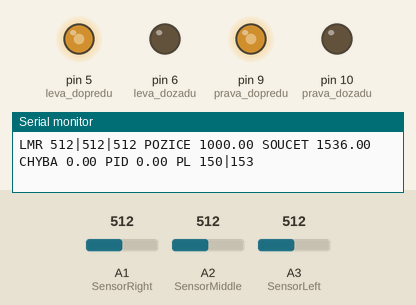
Recording of a sketch running on a simulated Arduino Uno, built with avr-gcc and run on an emulated ATmega328P. Parts: output pins drawn as LEDs (lit = HIGH), the last lines printed to the serial monitor. Inputs (shaded band) come from the test bench; at power-on: A1 (SensorRight) = 512, A2 (SensorMiddle) = 512, A3 (SensorLeft) = 512.

Above: at 1.2 s.
1.3 s: A1 (SensorRight) set to 306
At 1.92 s:
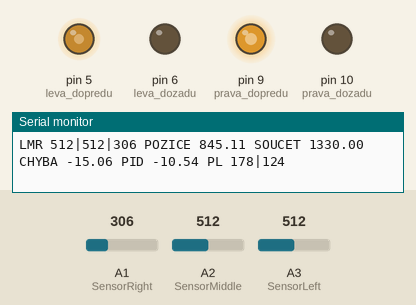
4.3 s: A2 (SensorMiddle) set to 90
At 4.81 s:
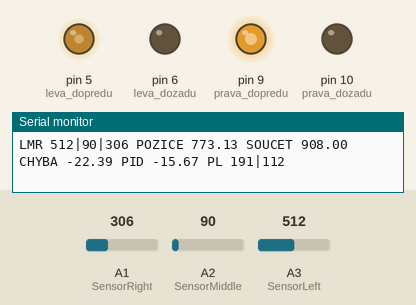
6.5 s: A3 (SensorLeft) set to 0
At 8.0 s:
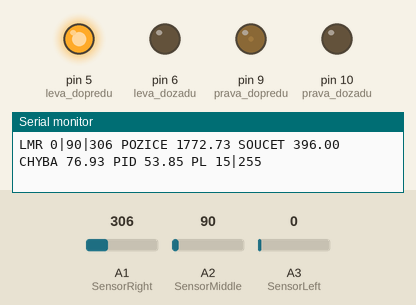
9.5 s: A1 (SensorRight) set to 90
At 11.79 s:
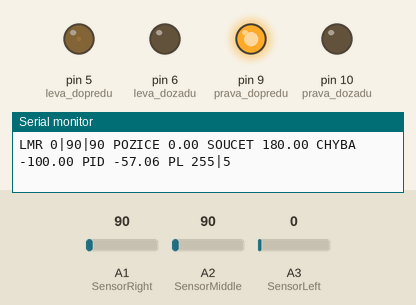
12.5 s: A2 (SensorMiddle) set to 0
At 15.02 s:
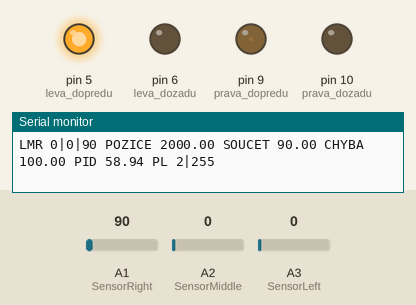
15.5 s: A3 (SensorLeft) set to 110
At 17.08 s:
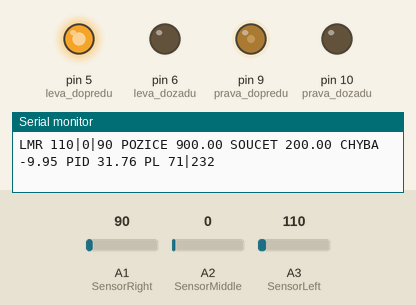
Timing chart, 0 to 65.6 s (numbered marks = the images above; inputs shaded):
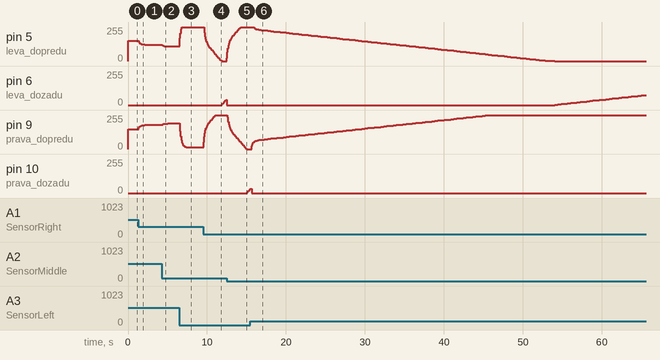

Measured:
- after the input at 1.3 s, pin 5 (leva_dopredu): moves from 153/255 to 122/255 over 0.76 s, starting at once
- after the input at 4.3 s, pin 5 (leva_dopredu): moves from 122/255 to 109/255 over 0.75 s, starting at once; pin 9 (prava_dopredu): moves from 181/255 to 193/255 over 0.75 s, starting at once
- after the input at 6.5 s, pin 5 (leva_dopredu): 109/255 → 170/255 after 0.06 s, → 209/255 0.08 s later, → 237/255 0.08 s later, → 255/255 0.08 s later; pin 9 (prava_dopredu): moves from 193/255 to 15/255 over 0.79 s, starting after 0.06 s
- after the input at 9.5 s, pin 5 (leva_dopredu): moves from 255/255 to 0/255 over 2.3 s, starting after 0.06 s; pin 6 (leva_dozadu): moves from 0/255 to 39/255 over 0.55 s, starting after 2.4 s; pin 9 (prava_dopredu): moves from 15/255 to 255/255 over 1.5 s, starting after 0.06 s
- after the input at 12.5 s, pin 5 (leva_dopredu): moves from 0/255 to 255/255 over 1.8 s, starting at once; pin 9 (prava_dopredu): moves from 255/255 to 0/255 over 2.5 s, starting after 0.08 s; pin 10 (prava_dozadu): moves from 0/255 to 31/255 over 0.39 s, starting after 2.6 s
- after the input at 15.5 s, pin 5 (leva_dopredu): moves from 255/255 to 0/255 over 38.2 s, starting after 0.38 s; pin 6 (leva_dozadu): moves from 0/255 to 74/255 over 11.3 s, starting after 38.5 s; pin 9 (prava_dopredu): moves from 0/255 to 255/255 over 30.0 s, starting after 0.15 s

The sketch:

cara_v3_pid.ino
```cpp
int leva_dopredu = 5;
int leva_dozadu = 6;
int prava_dozadu = 10;
int prava_dopredu = 9;
const int SensorLeft = A3;        // Left sensor input pin
const int SensorMiddle = A2;      // The sensor input pin
const int SensorRight = A1;       // Right sensor input pin

float SL, SM, SR;
float soucet, posledni_cteni, odchylka;

float rychlostMin=0; //50
float rychlostMax=255;
float stred = 1000;

float zaklad = 60; //od -100 do 100
bool pid_adaptivni = true;
float zakladni_pid[] = {0.5, 0, 0.2};
float agresivni_pid[] = {0.2, 0.02, 0.2}; //=zakladni_pid[] -> v setupu se hodnoty srovnaji s zakladni_pid[]
float prah_prechodu = 200; //soucet hodnot senzoru (tohle je neco ve smyslu, že jsou všechny na bile)

float magicka_hodnota = -16423;

void reset_pid(){
 for(int i=0; i<3; i++){
  agresivni_pid[i] = zakladni_pid[i];
 }
}

void setup ()
 {
 if(pid_adaptivni == false) reset_pid();

   Serial.begin (9600);
   pinMode (leva_dopredu, OUTPUT);    // Pin 6 (PWM)
   pinMode (leva_dozadu, OUTPUT);    // Pin 7 (PWM)
   pinMode (prava_dozadu,    OUTPUT);    // Pin 8 (PWM)
   pinMode (prava_dopredu,    OUTPUT);    // Pin 9 (PWM)
   pinMode (SensorLeft, INPUT); // define left Sensors
   pinMode (SensorMiddle, INPUT) ;// definition sensors
   pinMode (SensorRight, INPUT); // definition of the right sensor
 }

float odchylka_pid = 0;
void loop ()
 {
  odchylka = avg_exp(3,chyba(pozice(), 1000));

  //Adaptivni PID regulator
  if(soucet > prah_prechodu){
    odchylka_pid = pid(odchylka, zakladni_pid);
  }else{
    odchylka_pid = pid(odchylka, agresivni_pid);
  }

  sleduj_caru(zaklad, odchylka_pid);
  vypis();
  delay(5);
 }

float leva_cast, prava_cast;
void sleduj_caru(float rychlost, float regulace)
{
  leva_cast = rychlost + regulace;
  prava_cast = rychlost - regulace;
  float rozpeti_min = -100; float rozpeti_max = 100;
  leva_cast = map(leva_cast, rozpeti_min, rozpeti_max, -rychlostMax, rychlostMax);
  prava_cast = map(prava_cast, rozpeti_min, rozpeti_max, -rychlostMax, rychlostMax);

  leva_cast = constrain(leva_cast, -255, 255);
  prava_cast = constrain(prava_cast, -255, 255);

  if(prava_cast > 0){
    analogWrite(prava_dozadu, 0);
    analogWrite(prava_dopredu, prava_cast);
  }
  if(prava_cast < 0){
    analogWrite(prava_dopredu, 0);
    analogWrite(prava_dozadu, fabs(prava_cast));
  }
  if(leva_cast > 0){
    analogWrite(leva_dozadu, 0);
    analogWrite(leva_dopredu, leva_cast);
  }
  if(leva_cast < 0){
    analogWrite(leva_dopredu, 0);
    analogWrite(leva_dozadu, fabs(leva_cast));
  }
}

void zastav()
{
  digitalWrite(prava_dopredu, LOW);
  digitalWrite(leva_dopredu, LOW);
  digitalWrite(prava_dozadu, LOW);
  digitalWrite(leva_dozadu, LOW);
}

//VAZENY PRUMER S EXPONENCIALNIM ZAPOMINANIM - K_AVG 10 ZNAMENA ZE SOUCASNA HODNOTA MA VAHU 1/10
float vystup_avg = 1;
float avg_exp(float K_AVG, float vstup)
{
   vystup_avg = vystup_avg + 1/K_AVG * (vstup - vystup_avg);
return vystup_avg;
}

float pamatuj_si_posledni_cteni(float vstup)
{
     posledni_cteni = vstup > 1850 ? 2000 : vstup < 150 ? 0 : posledni_cteni;
     return posledni_cteni;
}

float pozice()
{
  SL = analogRead (SensorLeft);
  SM = analogRead (SensorMiddle);
  SR = analogRead (SensorRight);

   soucet=SL+SM+SR; //to bude v prumeru kolem 1500
   float pos = (SL*0+SM*1000+SR*2000)/(soucet); //stred = 1000
   float tmp = pamatuj_si_posledni_cteni(pos);
   if(soucet < 200) pos = tmp;
   return pos;
}

float chyba(float promenna, float stala_hodnota)
{
  float rozdil = promenna - stala_hodnota;
    rozdil = map(rozdil, -1000, 1000, -100, 100);
  return rozdil;
}

void vypis()
{  Serial.print("LMR ");
  Serial.print((int)SL); Serial.print("|");
  Serial.print((int)SM); Serial.print("|");
  Serial.print((int)SR);
  Serial.print(" POZICE "); Serial.print(pozice());
   Serial.print(" SOUCET "); Serial.print(soucet);
   Serial.print(" CHYBA "); Serial.print(odchylka);

   Serial.print(" PID ");
   Serial.print(odchylka_pid);

   Serial.print(" PL ");
   Serial.print((int)prava_cast); Serial.print("|");
   Serial.print((int)leva_cast);
  Serial.println(" ");
}

float integral = 0; float last_error = 0;
float pid(float error, float pid_konstanty[3]){
  float derivativ = error - last_error;
  float compute_pid = error * pid_konstanty[0] + integral * pid_konstanty[1] + derivativ * pid_konstanty[2];
  integral += error;
  float last_error = error;
  return compute_pid;
}
```
